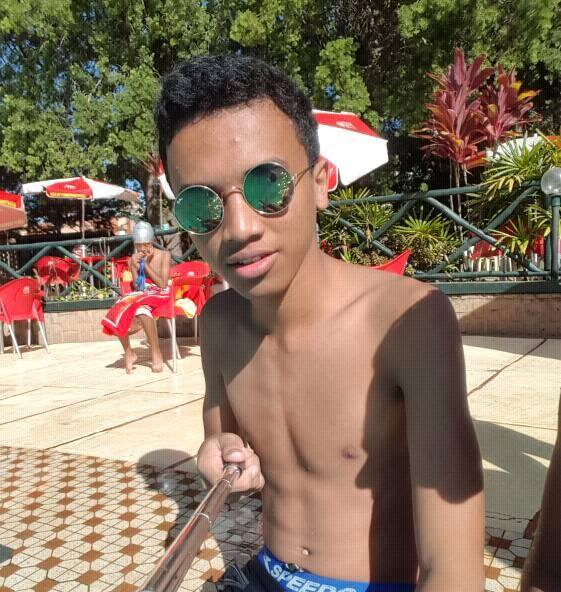
#> input picture calendar/Image/lucas.jpg, 561 x 592 px, found by its file name
$ python 'stéganographie.py'
#> lines starting #> are read from the running program, lines starting #| are printed output that depends on the picture
import cv2
import sys
import numpy as np
import pywt
np.set_printoptions(threshold=12)
image = cv2.imread('lucas.jpg')
#> image is the input picture: shape (592, 561, 3); mean B, G, R 95.3, 115.1, 135.1
image = cv2.resize(image, (256, 256))
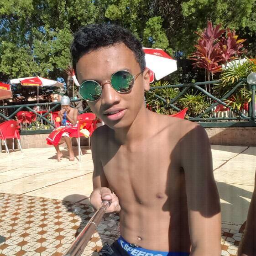
#> image: shape (256, 256, 3); mean B, G, R 95.2, 114.9, 134.9
cv2.imshow('imageorg', image)
[b, g, r] = cv2.split(image)
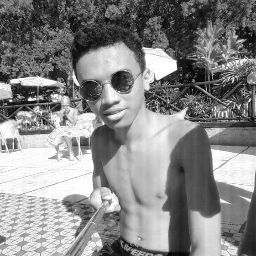
#> r: shape (256, 256); min 0, max 255, mean 134.9
x = b
coffes = pywt.dwt2(x, 'haar')
ca, (ch, cv, cd) = coffes
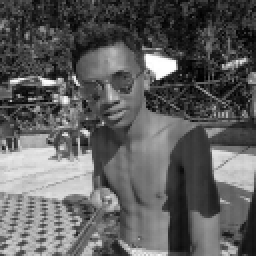
#> ca: shape (128, 128) float64 (shown 2 times larger); min 1.5, max 510, mean 190.4; drawn with min black and max white
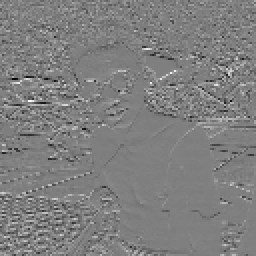
#> ch: shape (128, 128) float64 (shown 2 times larger); min -166.5, max 166.5, mean 0; drawn with min black and max white
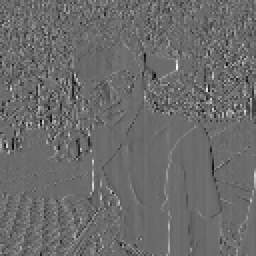
#> cv: shape (128, 128) float64 (shown 2 times larger); min -132.5, max 182, mean 0; drawn with min black and max white
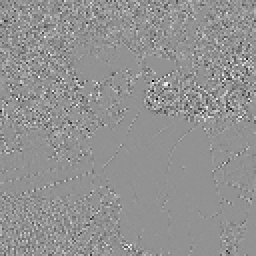
#> cd: shape (128, 128) float64 (shown 2 times larger); min -115, max 85.5, mean 0; drawn with min black and max white
print(b)
#> (printed output is left out)
print('-----------')
print(ch)
#> (printed output is left out)

# [5 lines of commented-out code are left out]


origin = pywt.idwt2(coffes, 'haar')
origin = np.uint8(origin)
k = np.zeros_like(b)
blue = cv2.merge([origin, k, k])
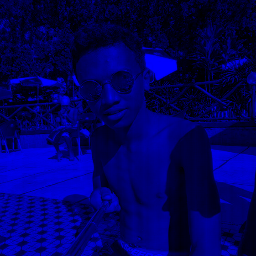
#> blue: shape (256, 256, 3); mean of channels 0, 1, 2 95.2, 0, 0; drawn as B, G, R
cv2.imshow('image', blue)
cv2.waitKey(0)
cv2.destroyAllWindows()

$ run again, with calendar/Image/WW2.jpg copied over calendar/Image/lucas.jpg
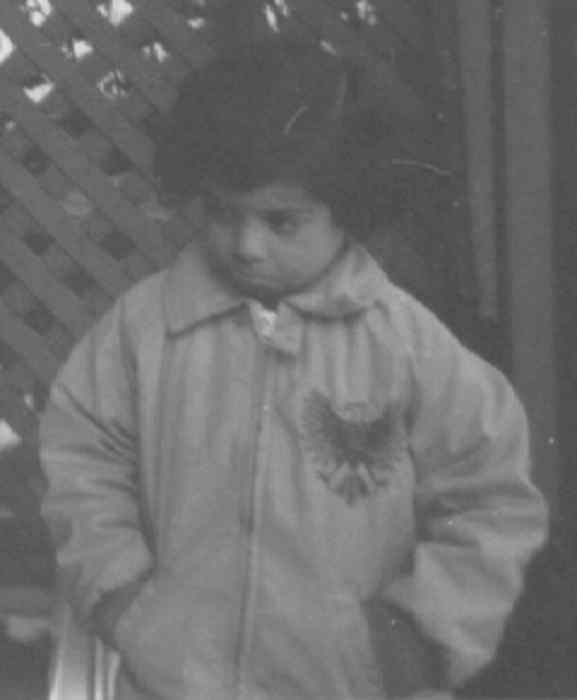
#> input picture calendar/Image/WW2.jpg, 577 x 700 px, found by its file name
#> image is the input picture: shape (700, 577, 3); min 70, max 228, mean 109.9
#> image: shape (256, 256, 3)
#> `ca, (ch, cv, cd) = coffes`:
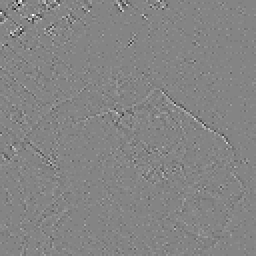
#> cd: shape (128, 128) float64 (shown 2 times larger); min -19.5, max 18, mean -0.000732; drawn with min black and max white
#> (printed output is left out)
#> (printed output is left out)
#> `blue = cv2.merge([origin, k, k])`:
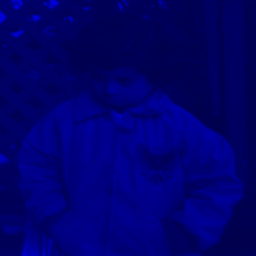
#> blue: shape (256, 256, 3); mean of channels 0, 1, 2 109.8, 0, 0; drawn as B, G, R

$ run again, with calendar/Image/couleur.jpg copied over calendar/Image/lucas.jpg
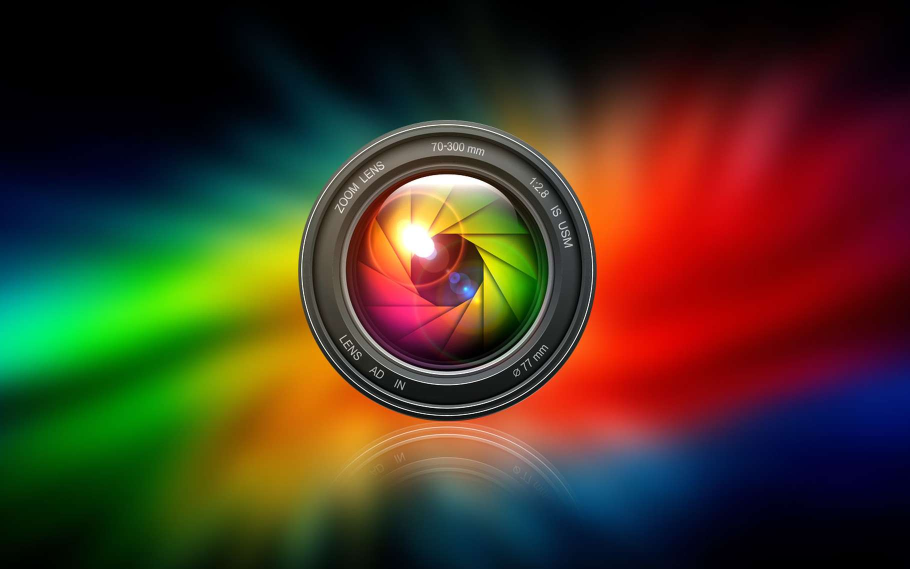
#> input picture calendar/Image/couleur.jpg, 1820 x 1137 px, found by its file name (shown at 1/2 size)
#> image is the input picture: shape (1137, 1820, 3); mean B, G, R 34.5, 55, 70.6
#> image: shape (256, 256, 3)
#> `ca, (ch, cv, cd) = coffes`:
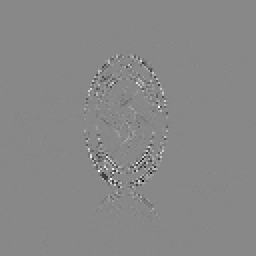
#> cd: shape (128, 128) float64 (shown 2 times larger); min -156, max 136.5, mean -0.1; drawn with min black and max white
#> (printed output is left out)
#> (printed output is left out)
#> `blue = cv2.merge([origin, k, k])`:
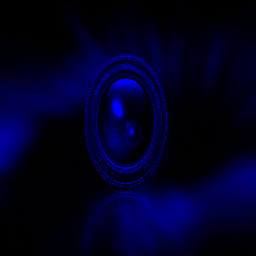
#> blue: shape (256, 256, 3); mean of channels 0, 1, 2 34.4, 0, 0; drawn as B, G, R
